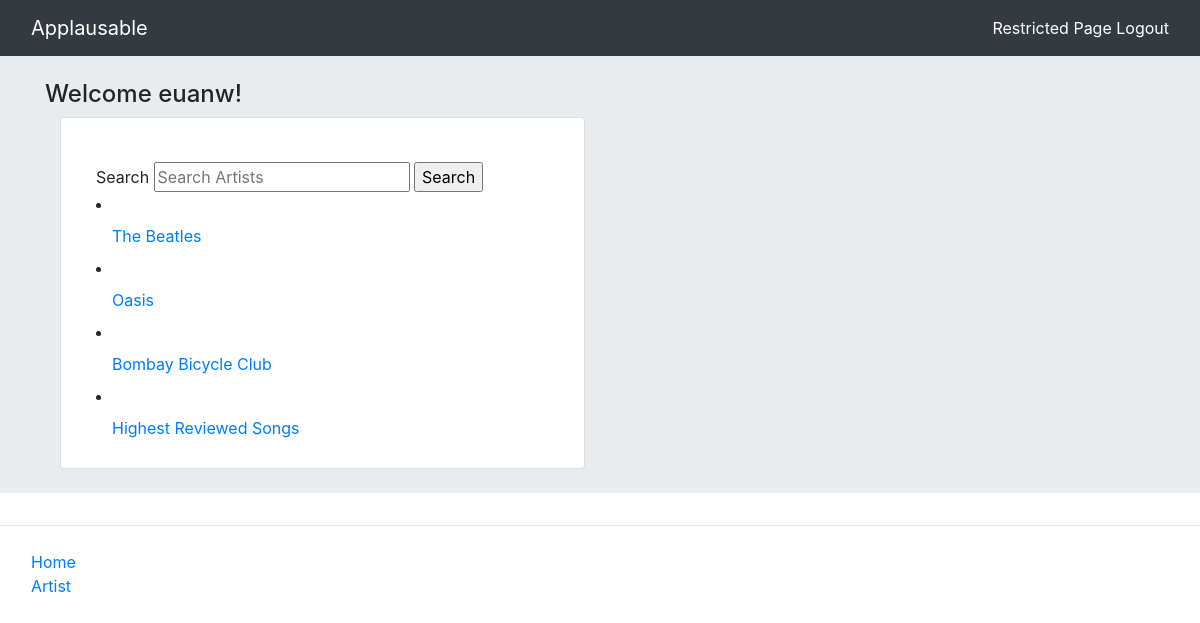
The app's page / (signed in) with its own data.
### rango/models.py (models this page shows, shortened)
class Artist(models.Model):
    artistID = models.IntegerField(primary_key=True, unique=True)
    artistName = models.CharField(max_length=128, default='Artist')
    genre = models.CharField(max_length=128, default='Genre')
    description = models.CharField(max_length=248, default='Description')
    LinkToSocialMedia = models.URLField(default='Link') #sorry I made it a capital L but now I've done too much to change it back
    artistImage = models.ImageField(upload_to= settings.MEDIA_DIR,default='artist.jpg')
    slug = models.SlugField(unique=True, default=uuid.uuid1)

### rango/views.py (the view)
# urls.py: 2. Add a URL to urlpatterns:  path('', views.home, name='home')
def home(request):
    artist_list = Artist.objects.all()
    context_dict = {}
    context_dict['artists'] = artist_list
    return render(request, 'applausable/home.html', context = context_dict)

### templates/applausable/home.html (shortened to what this page needs)
{% extends 'applausable/base.html' %}
{% load staticfiles %}
{% block body_block %}
<div class="jumbotron jumbotron-fluid p-4">
    <div class="container">
        <h4 class="jumbotron-heading">
            {% if user.is_authenticated %}
                Welcome {{ user.username }}!
            {% else %}
            <a href="{% url 'applausable:signup' %}">Sign Up for Applausable</a>
            {% endif %}
        </h4>
        <div class="container">
            <div class="row">
                <div class="col-md-6">
                    <div class="card mb-6">
                        <div class="card-body">
                            <div class='container'>
                                <br />
                                <form action="{% url 'applausable:search_results' %}" method="GET" value="{{request.GET.q}}">
                                    Search <input type="text" name="q" value="{{request.GET.q}}" placeholder="Search Artists" />
                                    <input type="submit" name="submit" value="Search" />
                                </form>
                                {% if artists %}
                                {% for artist in artists %}
                                <li class="nav-item">
                                    <a class="nav-link active" href="{% url 'applausable:show_artist' artist.slug %}">
                                        {{ artist.artistName }}
                                    </a>
                                </li>
                                {% endfor %}
                                <li class="nav-item">
                                    <a class="nav-link active" href="{% url 'applausable:highestReviewedSongs' %}">
                                        Highest Reviewed Songs
                                    </a>
                                </li>
                                {% else %}
                                <li class="nav-item">There are no artists present.</li>
                                {% endif %}
                            </div>
                        </div>
                    </div>
                </div>
            </div>
        </div>
    </div>
</div>
{% endblock %}

### records on screen
Artist: artistName "The Beatles"
Artist: artistName "Oasis"
Artist: artistName "Bombay Bicycle Club"

### other values on screen
{{ user.username }} "euanw"
